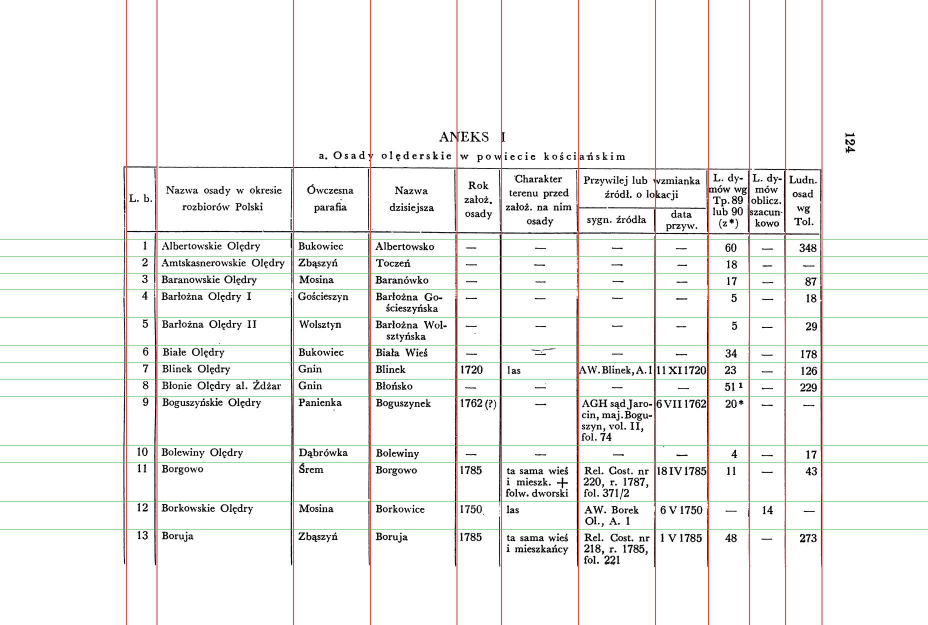
#> input picture literature/rusinski1947/annex_checks/rules_0139.jpg, 1855 x 1249 px (shown at 1/2 size)
$ python -i media_build.py   (imports and definitions only)
#> lines starting #> are read from the running program, lines starting #| are printed output that depends on the picture
#> further down, picture is the input picture: PIL image 1855x1249 RGB; mean R, G, B 243, 242.2, 241
# The media derivative builder (PLAN.md section 4.5).
#
# Turns the gpkg's originals into the web copies the media repo publishes:
# a display JPEG (long edge <= 2000 px, quality 80, progressive, metadata
# stripped) and a 400 px thumbnail for every image; PDFs for the docx files
# when LibreOffice is available. Derivatives are named by content hash, so
# every build only adds files and nothing ever changes under a published
# URL.
#
#   python pipeline/genealogy/media_build.py --dest J:\genealogy-media
#
# Everything withheld (living people) or excluded (the pruned branch) is
# skipped here too, so the media repo never contains what the site may not
# show. The manifest.json this writes is the join between the site's media
# paths and the published URLs.

from __future__ import annotations

import argparse
import hashlib
import json
import re
import shutil
import subprocess
import sys
import tarfile
from datetime import date
from io import BytesIO
from pathlib import Path

from PIL import Image, ImageOps

sys.path.insert(0, str(Path(__file__).parent))

MAX_EDGE = 2000
THUMB_EDGE = 400
JPEG_QUALITY = 80

Image.MAX_IMAGE_PIXELS = 300_000_000   # genealogy scans are big but trusted


def _hash_name(data: bytes, ext: str, suffix: str = "") -> str:
    h = hashlib.sha1(data).hexdigest()[:10]
    return f"{h}{suffix}.{ext}"


# [13 lines left out: function _jpeg_bytes, not called in this run]


def _avatar_bytes(img: Image.Image, region=None) -> bytes:
    """A face avatar, 96 px. With a region (the editor's focus rectangle,
    percent coordinates) the crop squares on the box's centre - the
    face; without one the whole photo centre-crops square (a photo is a
    portrait by name)."""
    w, h = img.size
#> w = 1855; h = 1249
    if region:
        x1, y1, x2, y2 = region
        cx = (min(x1, x2) + max(x1, x2)) / 200   # percent -> centre
        cy = (min(y1, y2) + max(y1, y2)) / 200
        box_w = abs(max(x1, x2) - min(x1, x2)) / 100 * w
        box_h = abs(max(y1, y2) - min(y1, y2)) / 100 * h
        # square around the box centre, at least the box's own extent
        side = max(box_w, box_h) * 1.15
        side = min(side, min(w, h))
        left = max(0, min(w - side, cx * w - side / 2))
        top = max(0, min(h - side, cy * h - side / 2))
        img = img.crop((int(left), int(top),
                        int(left + side), int(top + side)))
    else:
        side = min(w, h)
#> side = 1249
        left = (w - side) // 2
#> left = 303
        top = (h - side) // 2
#> top = 0
        img = img.crop((left, top, left + side, top + side))
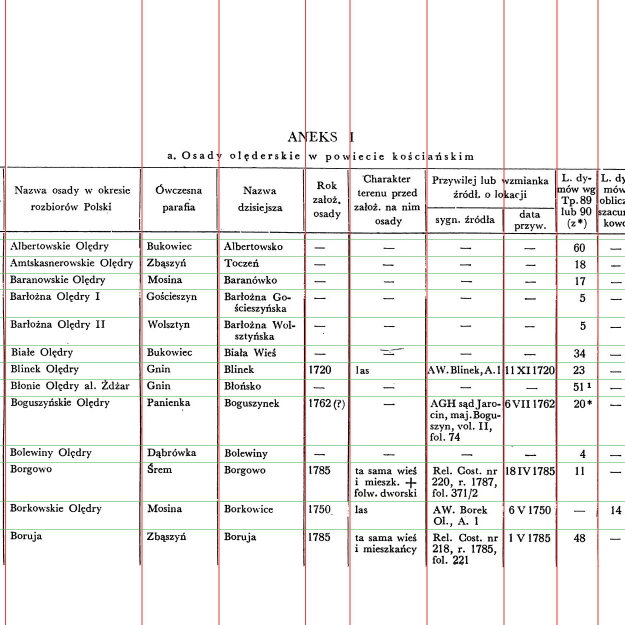
#> img: PIL image 1249x1249 RGB (shown at 1/2 size); mean R, G, B 239.9, 238.9, 237.7
    img = ImageOps.exif_transpose(img)
    if img.mode not in ("RGB", "L"):
        img = img.convert("RGB")
    img = img.resize((96, 96), Image.LANCZOS)
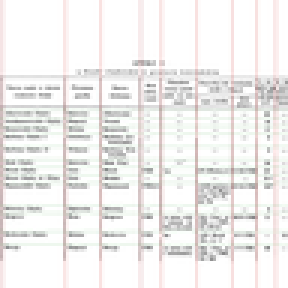
#> img: PIL image 96x96 RGB (shown 3 times larger); mean R, G, B 239.3, 238, 236.8
    out = BytesIO()
    img.save(out, "JPEG", quality=82, optimize=True)
    return out.getvalue()


# [224 lines left out: functions _thumb_bytes, main, not called in this run]


# [2 lines not run here, left out]

>>> from PIL import Image
>>> picture = Image.open('../../literature/rusinski1947/annex_checks/rules_0139.jpg')
>>> result = _avatar_bytes(picture)

$ run again, on literature/rusinski1947/annex_checks/rules_0141.jpg
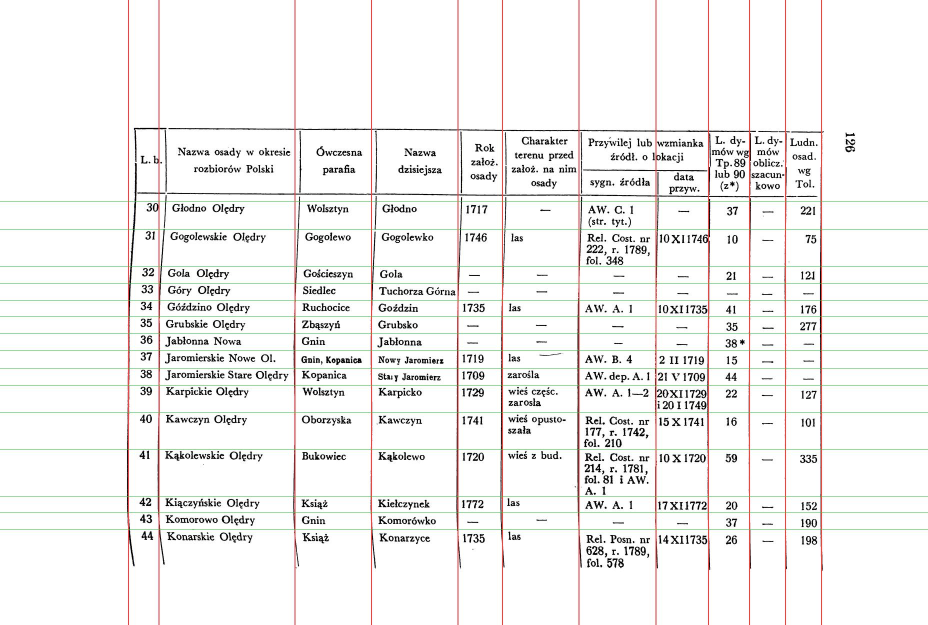
#> input picture literature/rusinski1947/annex_checks/rules_0141.jpg, 1855 x 1249 px (shown at 1/2 size)
#> picture is the input picture: PIL image 1855x1249 RGB; mean R, G, B 241.6, 241.1, 239.7
#> in _avatar_bytes, `img = img.crop((left, top, left + side, top + side))`:
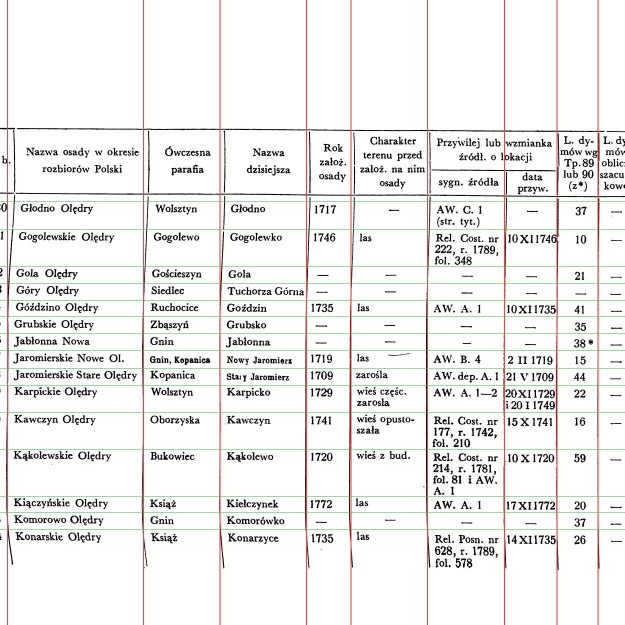
#> img: PIL image 1249x1249 RGB (shown at 1/2 size); mean R, G, B 238.2, 237.5, 236.1
#> in _avatar_bytes, `img = img.resize((96, 96), Image.LANCZOS)`:
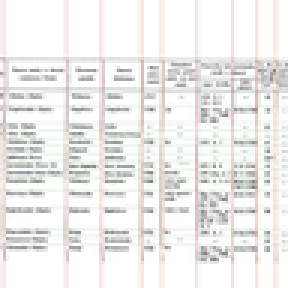
#> img: PIL image 96x96 RGB (shown 3 times larger); mean R, G, B 237.5, 236.5, 235.1

$ run again, on literature/rusinski1947/annex_checks/rules_0142.jpg
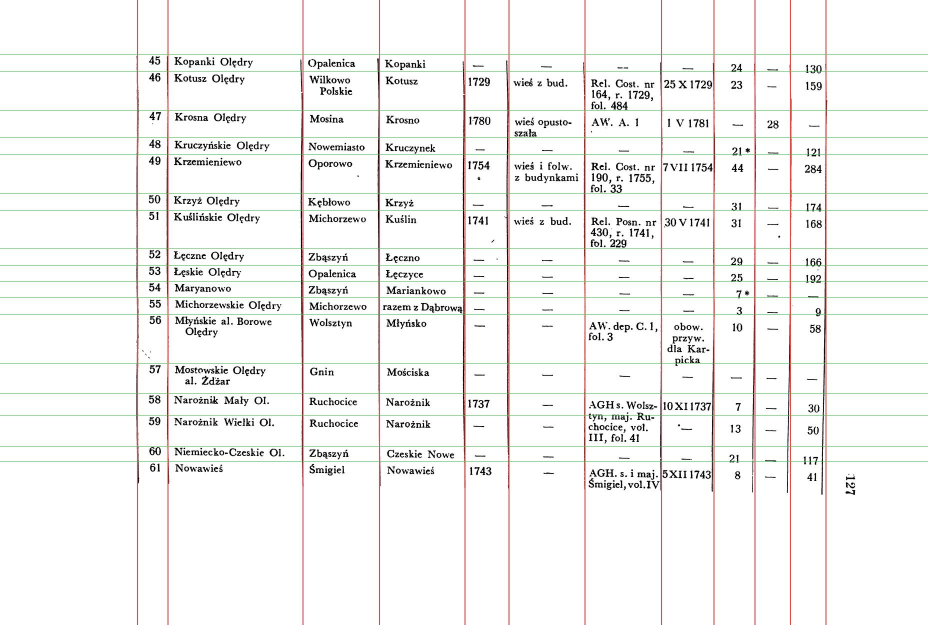
#> input picture literature/rusinski1947/annex_checks/rules_0142.jpg, 1855 x 1249 px (shown at 1/2 size)
#> picture is the input picture: PIL image 1855x1249 RGB; mean R, G, B 243.5, 243.2, 241.6
#> in _avatar_bytes, `img = img.crop((left, top, left + side, top + side))`:
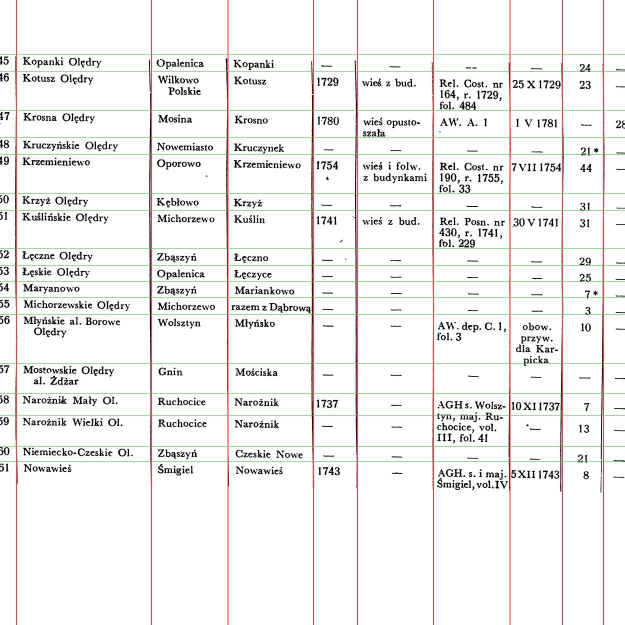
#> img: PIL image 1249x1249 RGB (shown at 1/2 size); mean R, G, B 240.6, 240.1, 238.6
#> in _avatar_bytes, `img = img.resize((96, 96), Image.LANCZOS)`:
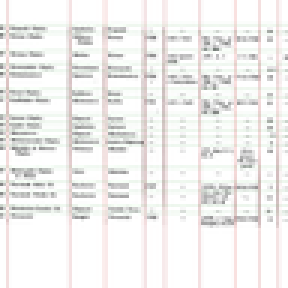
#> img: PIL image 96x96 RGB (shown 3 times larger); mean R, G, B 239.9, 239.1, 237.6

$ run again, on literature/rusinski1947/annex_checks/rules_0143.jpg
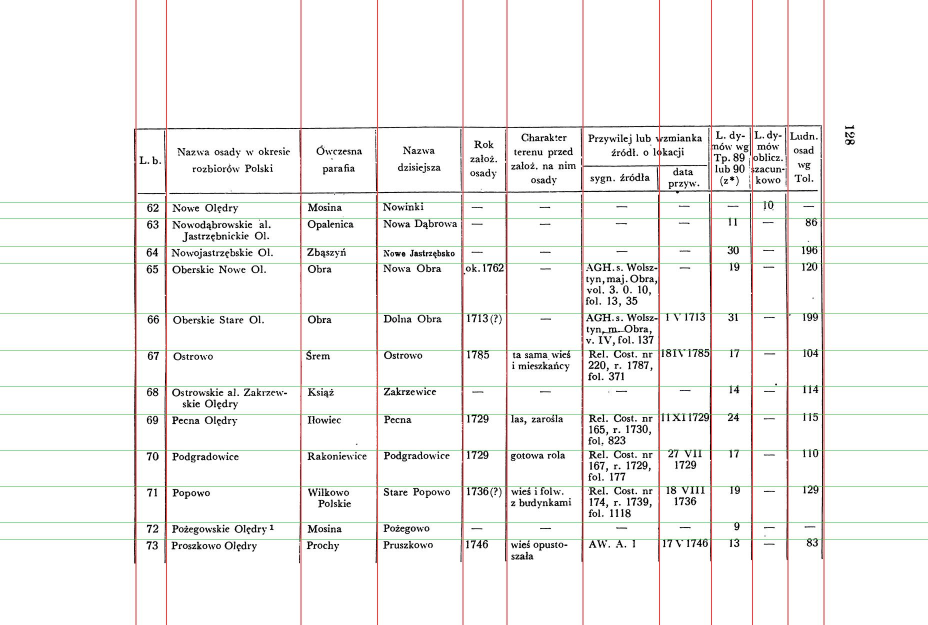
#> input picture literature/rusinski1947/annex_checks/rules_0143.jpg, 1855 x 1249 px (shown at 1/2 size)
#> picture is the input picture: PIL image 1855x1249 RGB; mean R, G, B 243.4, 242.7, 241.5
#> in _avatar_bytes, `img = img.crop((left, top, left + side, top + side))`:
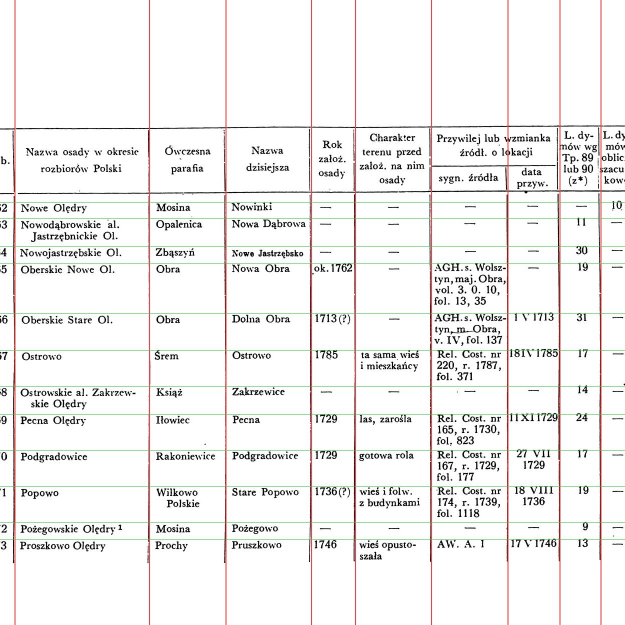
#> img: PIL image 1249x1249 RGB (shown at 1/2 size); mean R, G, B 240.7, 239.7, 238.5
#> in _avatar_bytes, `img = img.resize((96, 96), Image.LANCZOS)`:
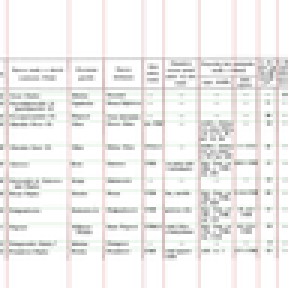
#> img: PIL image 96x96 RGB (shown 3 times larger); mean R, G, B 240, 238.5, 237.5
